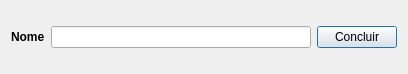
<?xml version="1.0" encoding="UTF-8"?>
<ui version="4.0">
 <class>frmCad_Autor</class>
 <widget class="QDialog" name="frmCad_Autor">
  <property name="geometry">
   <rect>
    <x>0</x>
    <y>0</y>
    <width>408</width>
    <height>74</height>
   </rect>
  </property>
  <property name="windowTitle">
   <string>Autor</string>
  </property>
  <layout class="QHBoxLayout" name="horizontalLayout">
   <item>
    <widget class="QLabel" name="nomeLabel">
     <property name="font">
      <font>
       <weight>75</weight>
       <bold>true</bold>
      </font>
     </property>
     <property name="text">
      <string>Nome</string>
     </property>
    </widget>
   </item>
   <item>
    <widget class="QLineEdit" name="nomeLineEdit"/>
   </item>
   <item>
    <widget class="QPushButton" name="concluirPushButton">
     <property name="text">
      <string>Concluir</string>
     </property>
    </widget>
   </item>
  </layout>
 </widget>
 <resources/>
 <connections/>
</ui>
